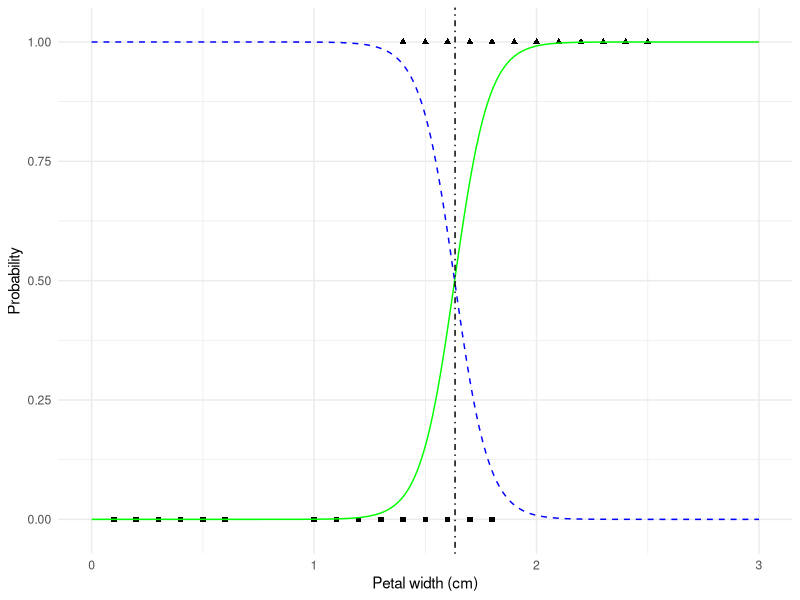
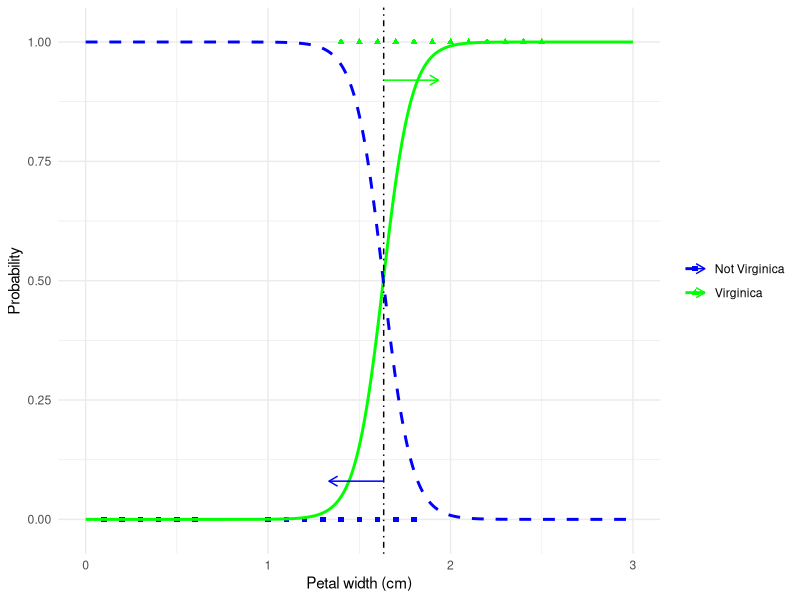
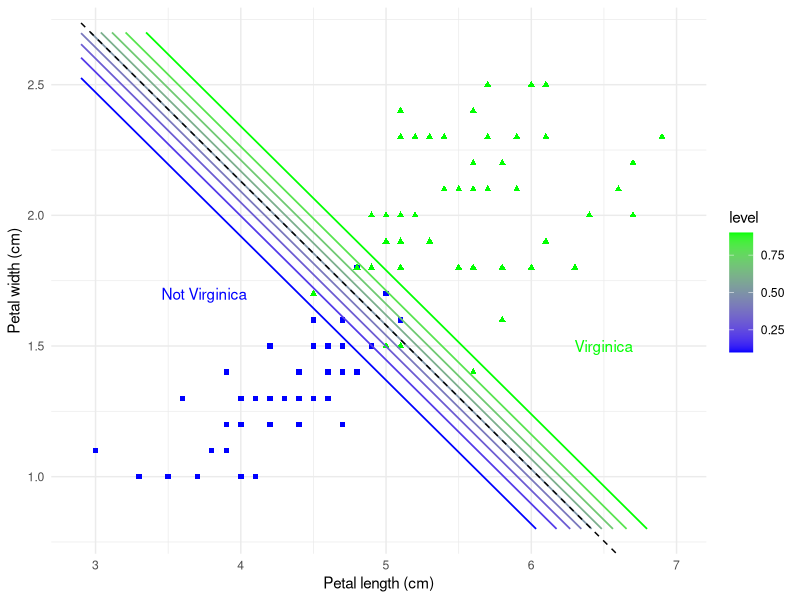

Generate these figures, in order, with R:
library(tidyverse)

# -----------------------------
# Data (petal width, binary target)
# -----------------------------
iris <- as_tibble(iris)

df <- iris |>
  mutate(
    x = Petal.Width,
    y = if_else(Species == "virginica", 1, 0)
  )  |>
  select(x, y, everything())

# -----------------------------
# Fit logistic regression
# -----------------------------
model <- glm(y ~ x, data = df, family = binomial())

# -----------------------------
# Prediction grid
# -----------------------------
x_new <- tibble(
  x = seq(0, 3, length.out = 1000)
)

y_prob <- predict(
  model,
  newdata = x_new,
  type = "response"
)

x_new <- x_new |>
  mutate(
    p1 = y_prob,
    p0 = 1 - y_prob
  )

# -----------------------------
# Decision boundary (p = 0.5)
# -----------------------------
decision_boundary <- x_new |>
  filter(p1 > 0.5) |>
  slice(1) |> # take closest x where p is above 0.5
  pull(x)

# -----------------------------
# Plot
# -----------------------------
ggplot() +
  geom_point(
    data = df |> filter(y == 0),
    aes(x = x, y = y),
    shape = 15
  ) +
  geom_point(
    data = df |> filter(y == 1),
    aes(x = x, y = y),
    shape = 17
  ) +
  geom_line(
    data = x_new,
    aes(x = x, y = p1),
    color = "green"
  ) +
  geom_line(
    data = x_new,
    aes(x = x, y = p0),
    linetype = "dashed",
    color = "blue"
  ) +
  geom_vline(
    xintercept = decision_boundary,
    linetype = "dotdash"
  ) +
  labs(
    x = "Petal width (cm)",
    y = "Probability"
  ) +
  coord_cartesian(
    xlim = c(0, 3), ylim = c(-0.02, 1.02)
  ) +
  theme_minimal()


ggplot() +
  geom_point(
    data = df |> filter(y == 0),
    aes(x = x, y = y, color = "Not Virginica"),
    shape = 15
  ) +
  geom_point(
    data = df |> filter(y == 1),
    aes(x = x, y = y, color = "Virginica"),
    shape = 17
  ) +
  geom_line(
    data = x_new,
    aes(x = x, y = p1, color = "Virginica"),
    linewidth = 1
  ) +
  geom_line(
    data = x_new,
    aes(x = x, y = p0, color = "Not Virginica"),
    linetype = "dashed",
    linewidth = 1
  ) +
  geom_vline(
    xintercept = decision_boundary,
    linetype = "dotdash",
    color = "black"
  ) +
  geom_segment(
    aes(
      x = decision_boundary,
      xend = decision_boundary - 0.3,
      y = 0.08,
      yend = 0.08,
      color = "Not Virginica"
    ),
    arrow = arrow(
      length = unit(0.1, "inches")
    )
  ) +
  geom_segment(
    aes(
      x = decision_boundary,
      xend = decision_boundary + 0.3,
      y = 0.92,
      yend = 0.92,
      color = "Virginica"
    ),
    arrow = arrow(length = unit(0.1, "inches"))
  ) +
  scale_color_manual(
    values = c(
      "Virginica" = "green",
      "Not Virginica" = "blue"
    )
  ) +
  labs(
    x = "Petal width (cm)",
    y = "Probability",
    color = NULL
  ) +
  coord_cartesian(
    xlim = c(0, 3),
    ylim = c(-0.02, 1.02)
  ) +
  theme_minimal()


## 2 Features
train_x <- iris |>
  transmute(
    x1 = Petal.Length,
    x2 = Petal.Width,
    y = if_else(Species == "virginica", 1L, 0L)
  )

# -----------------------------
# Fit logistic regression (2D)
# -----------------------------
model <- glm(
  y ~ x1 + x2,
  data = train_x,
  family = binomial()
)

# -----------------------------
# Grid for contour
# -----------------------------
x1_seq <- seq(2.9, 7, length.out = 500)
x2_seq <- seq(0.8, 2.7, length.out = 200)

grid <- expand_grid(x1 = x1_seq, x2 = x2_seq)

grid$prob <- predict(
  model,
  newdata = grid,
  type = "response"
)

grid_mat <- matrix(
  grid$prob,
  nrow = length(x1_seq),
  byrow = FALSE
)

b <- coef(model)

# Choose two extreme points along x1 to draw the straight decision boundary line
# The decision boundary occurs where the linear predictor equals 0 (due to logit a = 0)):
#   b[1] + b[2]*x1 + b[3]*x2 = 0
x1_boundary <- c(2.9, 7)
x2_boundary <- -(b[1] + b[2] * x1_boundary) / b[3]

# -----------------------------
# Plot
# -----------------------------
ggplot() +
  geom_point(
    data = train_x |> filter(y == 0),
    aes(x1, x2),
    shape = 15,
    color = "blue"
  ) +
  geom_point(
    data = train_x |> filter(y == 1),
    aes(x1, x2),
    shape = 17,
    color = "green"
  ) +
  geom_contour(
    data = grid,
    aes(
      x = x1, y = x2,
      z = prob,
      color = after_stat(level)
    ),
    bins = 10,
    linewidth = 0.6
  ) +
  scale_color_gradient(
    low = "blue", high = "green"
  ) +
  geom_segment(
    aes(
      x = x1_boundary[1],
      xend = x1_boundary[2],
      y = x2_boundary[1],
      yend = x2_boundary[2]
    ),
    linetype = "dashed"
  ) +
  annotate(
    "text",
    x = 3.75, y = 1.70,
    label = "Not Virginica",
    color = "blue"
  ) +
  annotate(
    "text",
    x = 6.5, y = 1.5,
    label = "Virginica",
    color = "green"
  ) +
  coord_cartesian(
    xlim = c(2.9, 7), ylim = c(0.8, 2.7)
  ) +
  labs(
    x = "Petal length (cm)",
    y = "Petal width (cm)"
  ) +
  theme_minimal()
